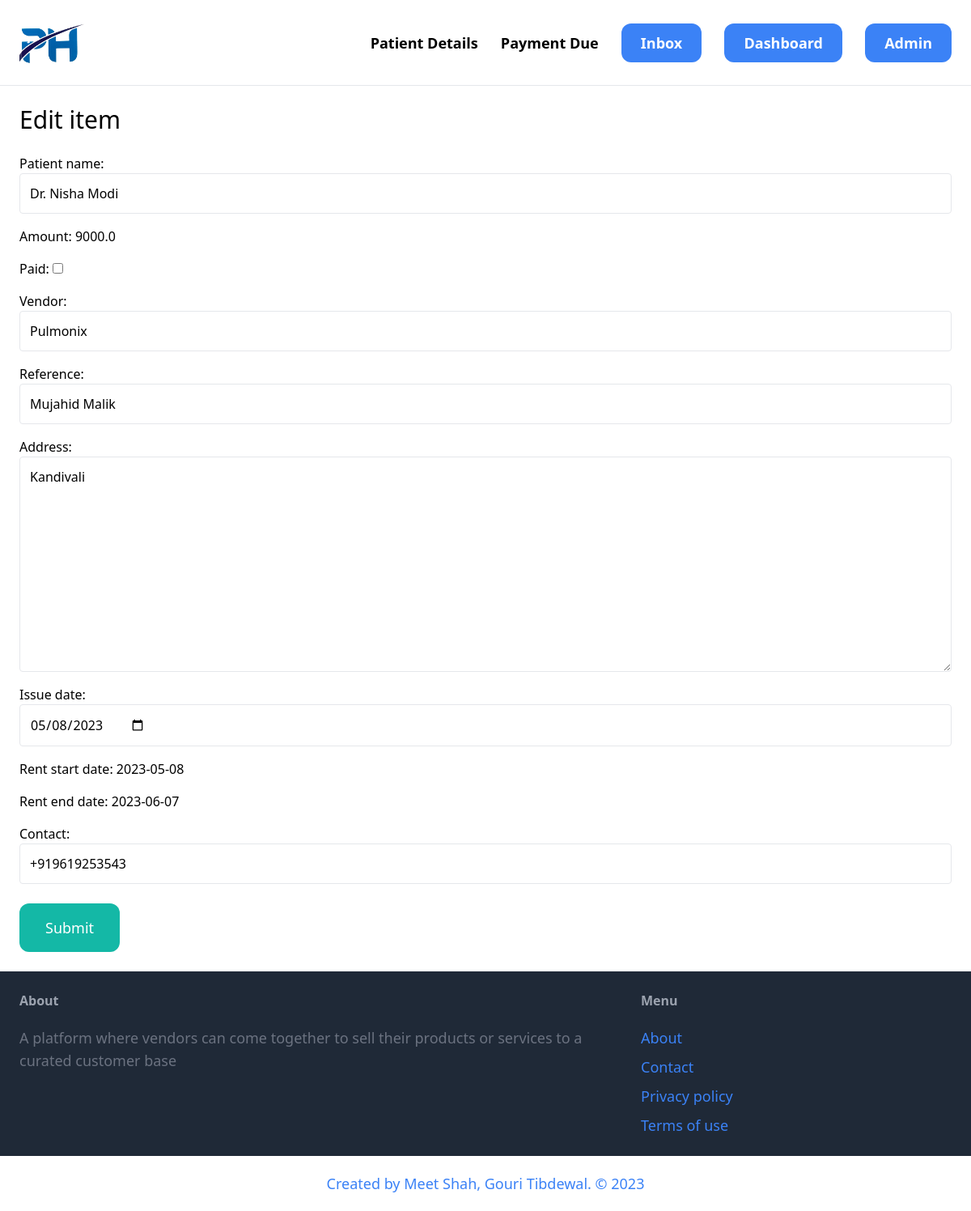
Page /items/11/edit/ (signed in) on the committed database.
### items/models.py (models this page shows, shortened)
class Items(models.Model):
    id = models.AutoField(primary_key=True)
    Product_name = models.ForeignKey(Product_name, related_name='items', on_delete=models.CASCADE)
    Technician = models.ForeignKey(Technician, null=True, related_name='items', on_delete=models.CASCADE)
    Patient_name = models.CharField(max_length=255)
    Product_code = models.ForeignKey(Product_code, on_delete=models.SET_NULL, blank=True, null=True, verbose_name="Serial no.")
    Address = models.TextField(blank=True, null=True)
    Amount = models.FloatField(null=True)
    Contact = PhoneNumberField(blank=True)
    Issue_date = models.DateField(null=True)
    Rent_start_date = models.DateField(null=True)
    Rent_end_date = models.DateField(null=True)
    is_sold = models.BooleanField('Paid', default=False)
    created_by = models.ForeignKey(User, related_name='items', on_delete= models.CASCADE)
    created_at = models.DateTimeField(auto_now_add=True)
    Reference = models.TextField(blank=True, null=True)
    Vendor = models.TextField(blank=True, null=True)
    class Meta:
        ordering = ('id',)
        verbose_name_plural = 'Patients '

### items/views.py (the view)
# urls.py: path('<int:pk>/edit/', views.edit, name='edit'),
@login_required
def edit(request, pk):
    item = get_object_or_404(Items, pk=pk, created_by = request.user)
    if request.method == 'POST':
        form = EditItemForm(request.POST, request.FILES, instance=item)
        if form.is_valid():
            form.save()
            return redirect('items:detail', pk=item.id)
    else:
        form = EditItemForm(instance=item)
    return render(request, 'items/form.html', {'form': form, 'title': 'Edit item',})

### items/forms.py
class EditItemForm(forms.ModelForm):
    class Meta:
        model = Items
        fields = ['Patient_name', 'Amount', 'is_sold','Vendor','Reference','Address', 'Issue_date','Rent_start_date', 'Rent_end_date', 'Contact']
        widgets = {
            'Patient_name': forms.TextInput(attrs = {
                'class': INPUT_CLASSES,
            }),
            'Issue_date':XYZ_DateInput(format=["%Y-%m-%d"], attrs = {
                'class': INPUT_CLASSES,
            }),
            'Issue_date':XYZ_DateInput(format=["%Y-%m-%d"], attrs = {
                'class': INPUT_CLASSES,
            }),
            'Issue_date':XYZ_DateInput(format=["%Y-%m-%d"], attrs = {
                'class': INPUT_CLASSES,
            }),
            'Contact': forms.TextInput(attrs = {
                'class': INPUT_CLASSES,
            }),
            'Address': forms.Textarea(attrs = {
                'class': INPUT_CLASSES,
            }),
            'Vendor': forms.TextInput(attrs = {
                'class': INPUT_CLASSES,
            }),
            'Reference': forms.TextInput(attrs = {
                'class': INPUT_CLASSES,
            }),
        }

### items/Templates/items/form.html (shortened to what this page needs)
{% extends 'core/base.html' %}
{% block content %}
<h1 class="mb-6 text-3xl" >{{ title }}</h1>
<form method="post" action="." enctype="multipart/form-data" id="personForm" data-cities-url="{% url 'items:ajax_load_cities' %}">
    <div class="space-y-4">
        {{ form.as_p }}
    </div>
    <button class="mt-6 py-4 px-8 text-lg bg-teal-500 hover:bg-teal-700 rounded-xl text-white">Submit</button>
</form>
{% endblock content %}

### rows in the picture
Items: Patient_name "Dr. Nisha Modi", Amount "9000.0", Vendor "Pulmonix", Reference "Mujahid Malik", Address "Kandivali", Issue_date "05/08/2023", Rent_start_date "2023-05-08", Rent_end_date "2023-06-07", Contact "+919619253543"

### other values in the picture
{{ title }} "Edit item"
